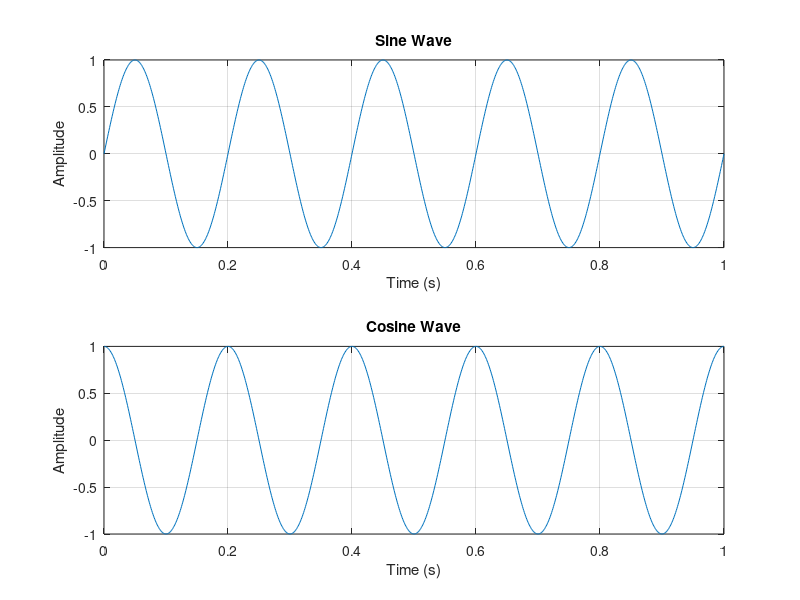

MATLAB code for this plot:
clc;
clear;
close all;

A = 1;
f = 5;
t = 0:0.001:1;

y1 = A * sin(2*pi*f*t);
y2 = A * cos(2*pi*f*t);

figure;

% First subplot (Top)
subplot(2, 1, 1);
plot(t, y1);
grid on;
title('Sine Wave');
xlabel('Time (s)');
ylabel('Amplitude');

% Second subplot (Bottom)
subplot(2, 1, 2);
plot(t, y2);
grid on;
title('Cosine Wave');
xlabel('Time (s)');
ylabel('Amplitude');
